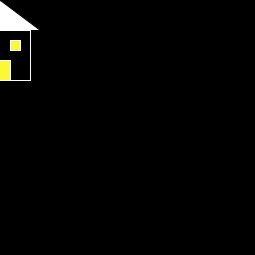
Frame 1 (no input)
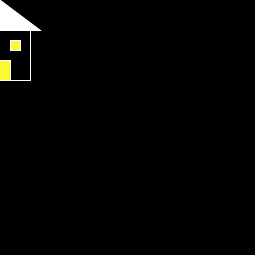
Frame 60 (the mouse pressed at the canvas centre just before this capture)
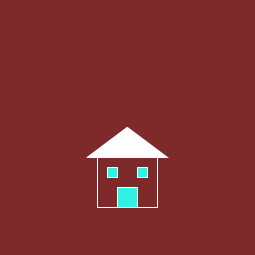
Frame 120 (the mouse held since frame 60 and released just before this capture)

The Processing sketch that drew these frames (run headless with seeded random() and noise(); from frame 60 on, the mouse is pressed at the canvas centre):

// Processing sketch: processing_181854
// ── processing_181854.pde

float difx = 40;
float dify = 30;
float midaCasa = 60;
float midaFinestres = 10;
float midaPorta = 20;
float midaSol = 10;

void setup() {
  size(255, 255);
}

void draw() {
  background(mouseX, mouseX/3, mouseX/3);

  //sol
  fill(255);
  line(mouseY-110,mouseX-160,mouseY-90,mouseX-140);
  line(mouseY-110,mouseX-140,mouseY-90,mouseX-160);
  line(mouseY-110,mouseX-150,mouseY-90,mouseX-150);
  line(mouseY-100,mouseX-160,mouseY-100,mouseX-140);
  ellipse(mouseY-100,mouseX-150,midaSol,midaSol);
  
   //casa
  fill(255);
  triangle(mouseX-difx, mouseY+dify, mouseX, mouseY, mouseX+difx, mouseY+dify);
  noFill();
  stroke(255);
  rect(mouseX-difx+10, mouseY+dify, midaCasa, midaCasa-10);

  //*llumFinestres
  if (mouseX<=127) {
    fill(249, 250, 53);
  }
  if (mouseX>=120) {
    fill(46, 242, 227);
  }

  //finestres
  rect(mouseX-difx+20, mouseY+dify+10, midaFinestres, midaFinestres);
  rect(mouseX-difx+50, mouseY+dify+10, midaFinestres, midaFinestres);
  rect(mouseX-difx+30, mouseY+dify+30, midaPorta, midaPorta);
}
